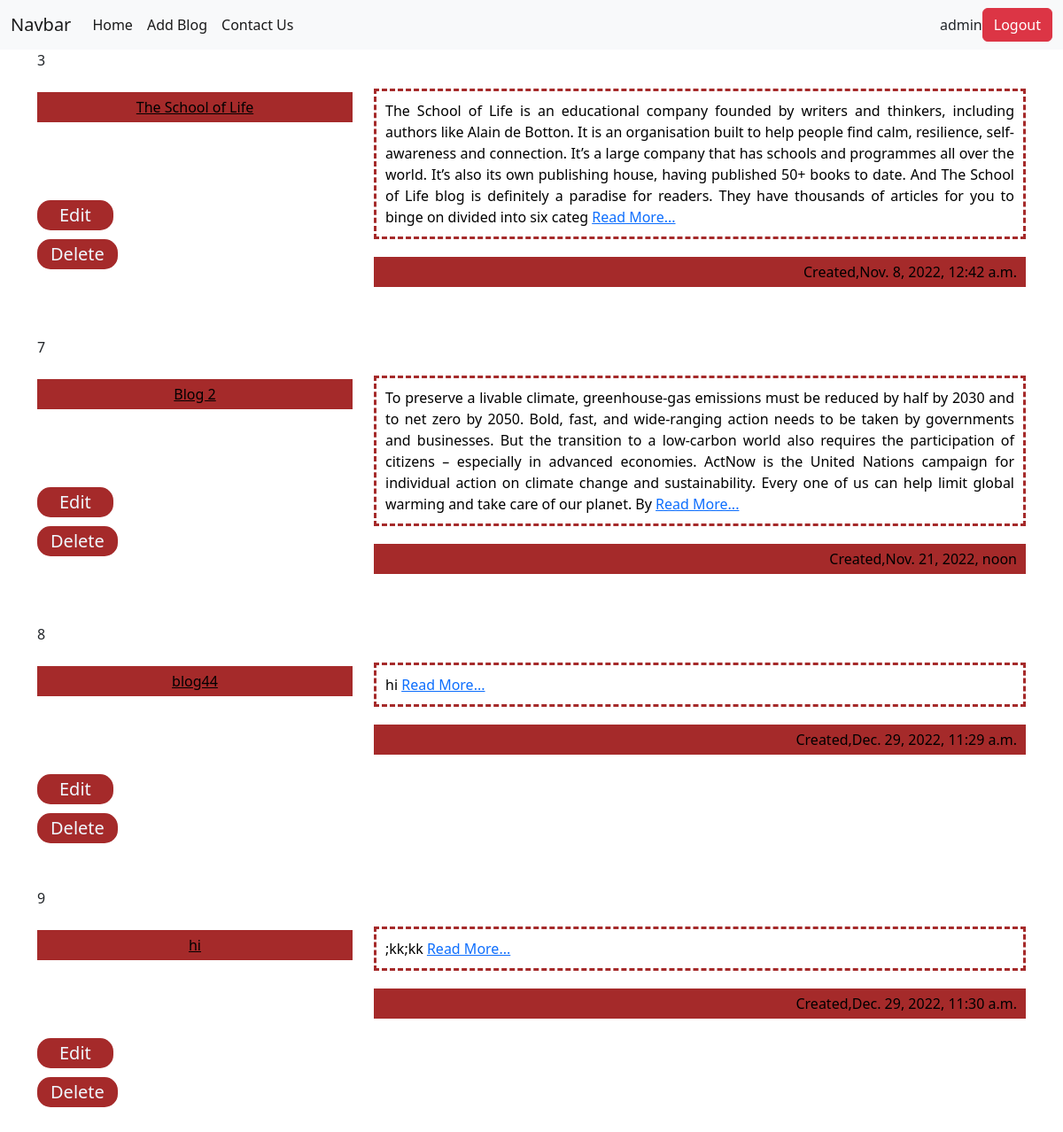
Page /home (signed in) on the committed database.
### blogapp/models.py (models this page shows, shortened)
class Blog(models.Model):
    title=models.CharField(max_length=100)
    image=CloudinaryField('image')
    description=models.TextField()
    created=models.DateTimeField(auto_now_add = True)

### blogapp/views.py (the view)
# urls.py: path('home',views.showdata,name="home"),
@login_required (login_url="login")
def showdata(request):
    blogview=Blog.objects.all()
    return render(request,"showdata.html",{"blogview":blogview})

### templates/showdata.html (shortened to what this page needs)
{% include 'base.html' %}
{% block content %}
    <div class="container">
      {%for i in blogview%}
      {{i.id}}
      <div class="row">
        <div class="col-lg-4 mt-4">
          <p class="title">
          {{i.title}}
        </p>
        <a href="{%url 'update' i.id%}"><button class="edit mt-5">Edit</button></a><br>
          <a href="{%url 'delete' i.id%}"><button class="delete">Delete</button></a><br>
      </div>
        <div class="col-lg-8">
          <P class="description">
            {{i.description|slice:':500'}}
            <a href="{% url 'ReadMore' i.id %}">Read More...</a>
          </P>
          <P class="created">
            Created,{{i.created}}
        </div>
      </div>
    </P><br>
    {%endfor%}
  </div>
    {% endblock %}

### templates/base.html (shortened to what this page needs)
<!doctype html>
<html lang="en">
  <head>
    <link href="https://cdn.jsdelivr.net/npm/bootstrap@5.2.2/dist/css/bootstrap.min.css" rel="stylesheet">
  </head>
  <body>
    <nav class="navbar navbar-expand-lg bg-light">
        <div class="container-fluid">
          <a class="navbar-brand" href="#">Navbar</a>
          <div class="collapse navbar-collapse" id="navbarSupportedContent">
            <ul class="navbar-nav me-auto mb-2 mb-lg-0">
            {% if user.is_authenticated %}
            <li class="nav-item">
              <a class="nav-link active" aria-current="page" href="/home">Home</a>
            </li>
            <li class="nav-item">
              <a class="nav-link active" aria-current="page" href="/">Add Blog</a>
            </li>
            <li class="nav-item">
              <a class="nav-link active" aria-current="page" href="/contactus">Contact Us</a>
            </li>
            {% endif %}
            </ul>
            {% if user.is_authenticated %}
            {{user.username}}
            <a href="{% url 'logout' %}" class="btn btn-danger">Logout</a>
            {% else %}
                <a class="nav-link" href="/signup">Signup</a> &nbsp;&nbsp;&nbsp;
                <a class="nav-link " href="/login">Login</a>
            {% endif %}
          </div>
        </div>
      </nav>
</body>
</html>

### templates/showdata.html (style rules this page uses)
.title { color:black; font-style: normal; background-color:brown; padding-left: 10px; padding-right: 10px; padding-top: 5px; padding-bottom: 5px; text-align: center; font-weight: 200px; text-decoration: underline; }
.description { margin-top: 20px; margin-bottom: 20px; padding-top: 10px; padding-left: 10px; padding-right: 10px; padding-bottom: 10px; color: rgb(0, 0, 0); text-align:justify; border: black; border-style:dashed; border-color:brown; }
.edit { background-color:brown; color: aliceblue; border: none; font-size: 20px; padding-left: 25px; padding-right: 25px; padding-top: 2px; padding-bottom: 2px; border-radius: 15px; margin-left: 0px; margin-right: 100px; margin-bottom: 10px; transition: opacity 0.15s; }
.delete { background-color:brown; color: aliceblue; border: none; font-size: 20px; padding-left: 15px; padding-right: 15px; padding-top: 2px; padding-bottom: 2px; border-radius: 15px; margin-left: 0px; margin-right: 100px; margin-bottom:10px; transition: opacity 0.15s; }
.created { background-color:brown; color:black; text-align: end; padding-left: 10px; padding-right: 10px; padding-top: 5px; padding-bottom: 5px; }

### rows in the picture
Blog: id "3", title "The School of Life", description "The School of Life is an educational company founded by writers and thinkers, including authors like Alain de Botton. It is an organisation built to help people find calm, resilience, self-awareness and connection. It’s a large company that has schools and programmes all over the world. It’s also its own publishing house, having published 50+ books to date. And The School of Life blog is definitely a paradise for readers. They have thousands of articles for you to binge on divided into six categ", created "Nov. 8, 2022, 12:42 a.m."
Blog: id "7", title "Blog 2", description "To preserve a livable climate, greenhouse-gas emissions must be reduced by half by 2030 and to net zero by 2050. Bold, fast, and wide-ranging action needs to be taken by governments and businesses. But the transition to a low-carbon world also requires the participation of citizens – especially in advanced economies. ActNow is the United Nations campaign for individual action on climate change and sustainability. Every one of us can help limit global warming and take care of our planet. By", created "Nov. 21, 2022, noon"
Blog: id "8", title "blog44", description "hi", created "Dec. 29, 2022, 11:29 a.m."
Blog: id "9", title "hi", description ";kk;kk", created "Dec. 29, 2022, 11:30 a.m."

### other values in the picture
{{ user.username }} "admin"
